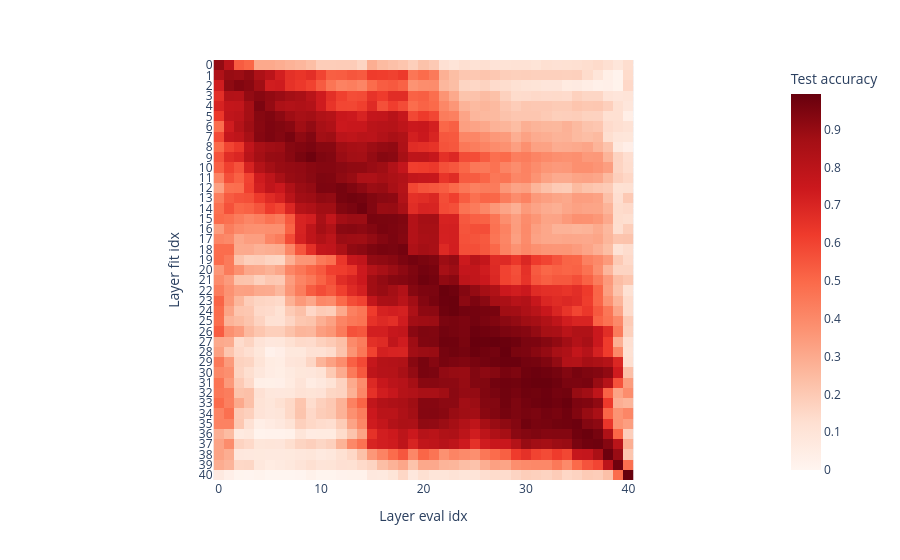

Source (notebook cell):
### Code cell
test_accuracies_l1 = torch.zeros((len(probes_l1), len(test_hidden_states))) - float("nan")
for probe_idx, probe in enumerate(probes_l1.values()):
    probe.eval()
    for layer_idx in range(len(test_hidden_states)):
        with torch.no_grad():
            test_logits = probe(test_hidden_states[layer_idx].float().to(device), holdout_eval_tokens=False)
            test_accuracy = (test_logits.argmax(dim=-1) == test_labels).float().mean().item()
        test_accuracies_l1[probe_idx, layer_idx] = test_accuracy

plotly.express.imshow(
    test_accuracies_l1,
    labels={"y": "Layer fit idx", "x": "Layer eval idx", "color": "Test accuracy"},
    color_continuous_scale="Reds"
).update_layout(
    yaxis=dict(tickvals=list(range(len(probes_l1))), ticktext=list(probes_l1.keys()))
)

### Figure 1 — Plotly figure (JSON) as saved in the notebook; plotly's stock layout.template omitted (floating-point values rounded to 4 significant figures; data arrays with more than 128 entries replaced by an {"elided": "..."} marker saying what was removed)
{"data": [{"coloraxis": "coloraxis", "hovertemplate": "Layer eval idx: %{x}<br>Layer fit idx: %{y}<br>Test accuracy: %{z}<extra></extra>", "name": "0", "type": "heatmap", "xaxis": "x", "yaxis": "y", "z": {"elided": "41x41 float values"}}], "layout": {"coloraxis": {"colorbar": {"title": {"text": "Test accuracy"}}, "colorscale": [[0.0, "rgb(255,245,240)"], [0.125, "rgb(254,224,210)"], [0.25, "rgb(252,187,161)"], [0.375, "rgb(252,146,114)"], [0.5, "rgb(251,106,74)"], [0.625, "rgb(239,59,44)"], [0.75, "rgb(203,24,29)"], [0.875, "rgb(165,15,21)"], [1.0, "rgb(103,0,13)"]]}, "margin": {"t": 60}, "xaxis": {"anchor": "y", "constrain": "domain", "domain": [0.0, 1.0], "scaleanchor": "y", "title": {"text": "Layer eval idx"}}, "yaxis": {"anchor": "x", "autorange": "reversed", "constrain": "domain", "domain": [0.0, 1.0], "ticktext": [0, 1, 2, 3, 4, 5, 6, 7, 8, 9, 10, 11, 12, 13, 14, 15, 16, 17, 18, 19, 20, 21, 22, 23, 24, 25, 26, 27, 28, 29, 30, 31, 32, 33, 34, 35, 36, 37, 38, 39, 40], "tickvals": [0, 1, 2, 3, 4, 5, 6, 7, 8, 9, 10, 11, 12, 13, 14, 15, 16, 17, 18, 19, 20, 21, 22, 23, 24, 25, 26, 27, 28, 29, 30, 31, 32, 33, 34, 35, 36, 37, 38, 39, 40], "title": {"text": "Layer fit idx"}}}}
